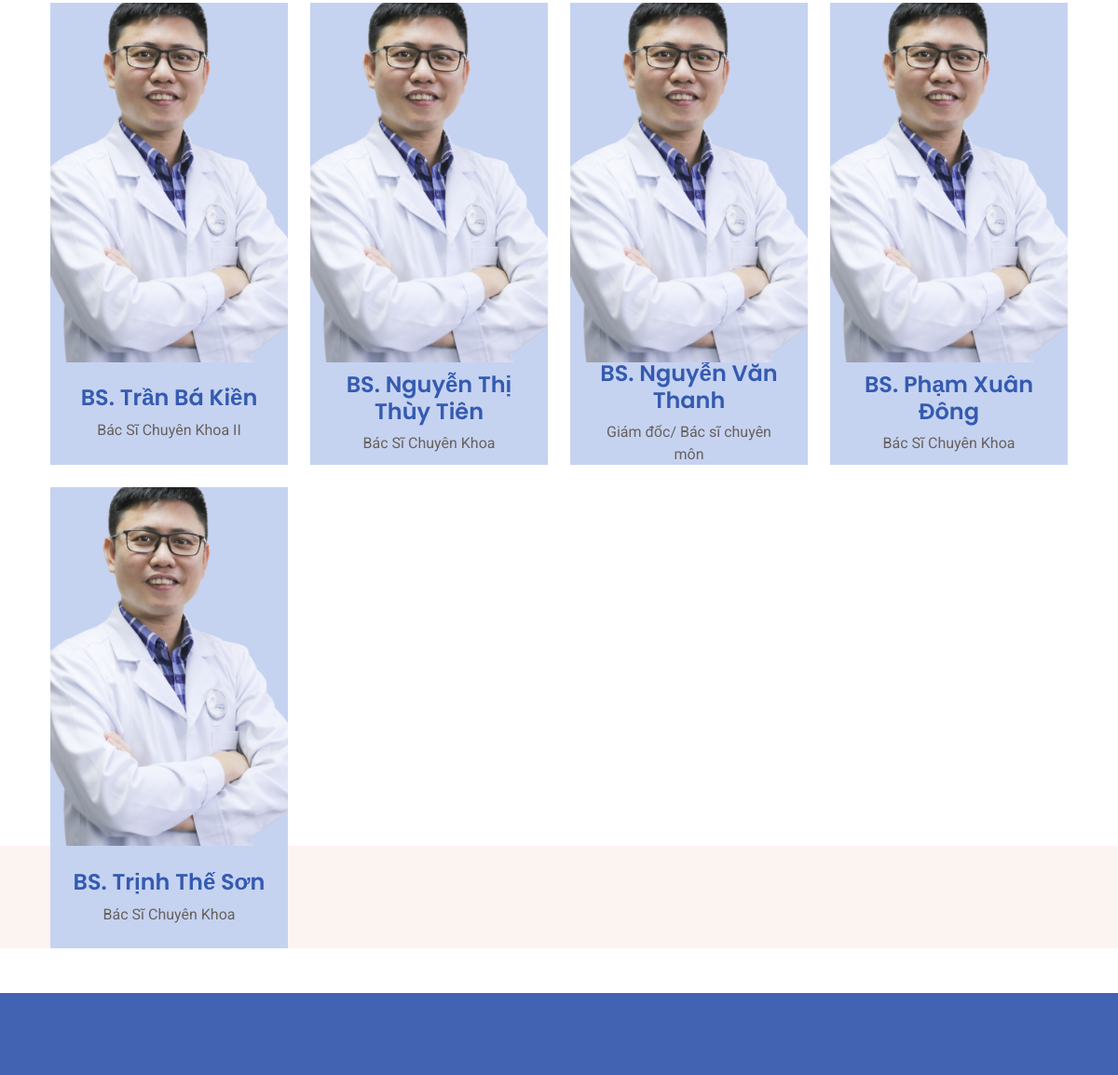
/team.php (middle part), run on an earlier commit of the app's database.
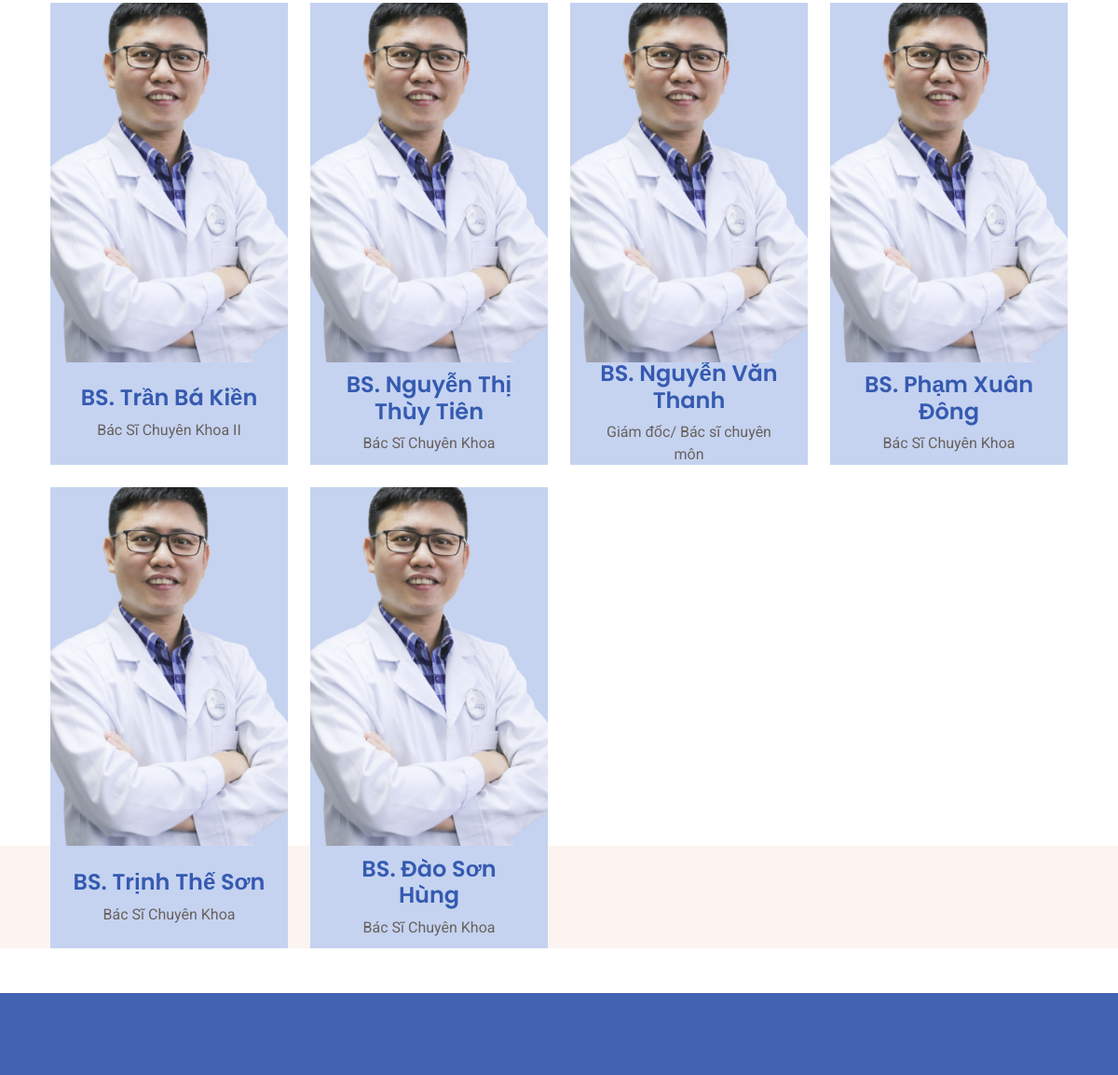
And on a later commit of the database.
### tables this page shows
CREATE TABLE `nhanvien` (
  `id_nv` int(10) NOT NULL,
  `tennhanvien` varchar(255) NOT NULL,
  `chucvu` varchar(255) NOT NULL,
  `gioitinh` varchar(50) NOT NULL,
  `img_nv` varchar(255) NOT NULL
);

### team.php (the view, shortened to what this page needs)
<?php require "./header.php"?>
<body>
    <div class="container-fluid team py-5">
        <div class="container pt-5">
            <div class="row g-4">
                <?php
                $sql = "select * from nhanvien";
                $result = mysqli_query($conn, $sql);
                while ($row = mysqli_fetch_assoc($result)) {
                ?>
                    <div class="col-lg-3 col-md-6 wow fadeInUp" data-wow-delay="0.3s">
                        <div class="team-item bg-light">
                            <div class="overflow-hidden">
                                <img class="img-fluid" src="img/bskien.png" alt="">
                            </div>
                            <div class="team-text text-center px-4">
                                <h4>BS. <?php echo $row['tennhanvien']; ?></h4>
                                <span><?php echo $row['chucvu']; ?></span>
                            </div>
                        </div>
                    </div>
                <?php
                }
                ?>
            </div>
        </div>
    </div>
      <?php include "./footer.php"?>
</body>
</html>

What changed in the data, as far as the page shows it:
added nhanvien: tennhanvien "Đào Sơn Hùng", chucvu "Bác Sĩ Chuyên Khoa"
